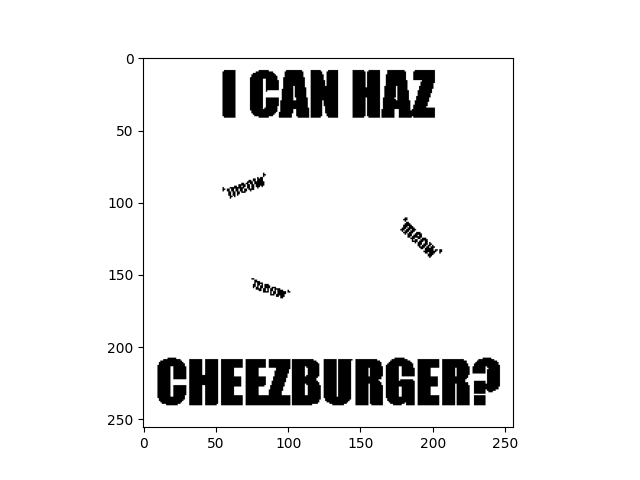

This figure's Python source:
import numpy as np
import matplotlib.pyplot as plt
import torch

np_mask = np.load('/Users/mattbendel/Desktop/lolcat_extra.npy')
print(np_mask.shape)
loaded = torch.from_numpy(np_mask).reshape(-1)
print(loaded.shape)

m = np.zeros((384, 384))

a = [1, 23, 42, 60, 77, 92, 105, 117, 128, 138, 147, 155, 162, 169, 176, 182, 184, 185, 186, 187, 188, 189, 190,
     191, 192, 193, 194, 195,
     196, 197, 198, 199, 200, 204, 210, 217, 224, 231, 239, 248, 258, 269, 281, 294, 309, 326, 344, 363]

a = np.array(a)
m[:, a] = 1

mask = torch.from_numpy(m).reshape(-1)
missing_r = torch.nonzero(mask == 0).long().reshape(-1) * 2
print(missing_r)
plt.imshow(np_mask, cmap='gray')
plt.savefig('mask_test.png')